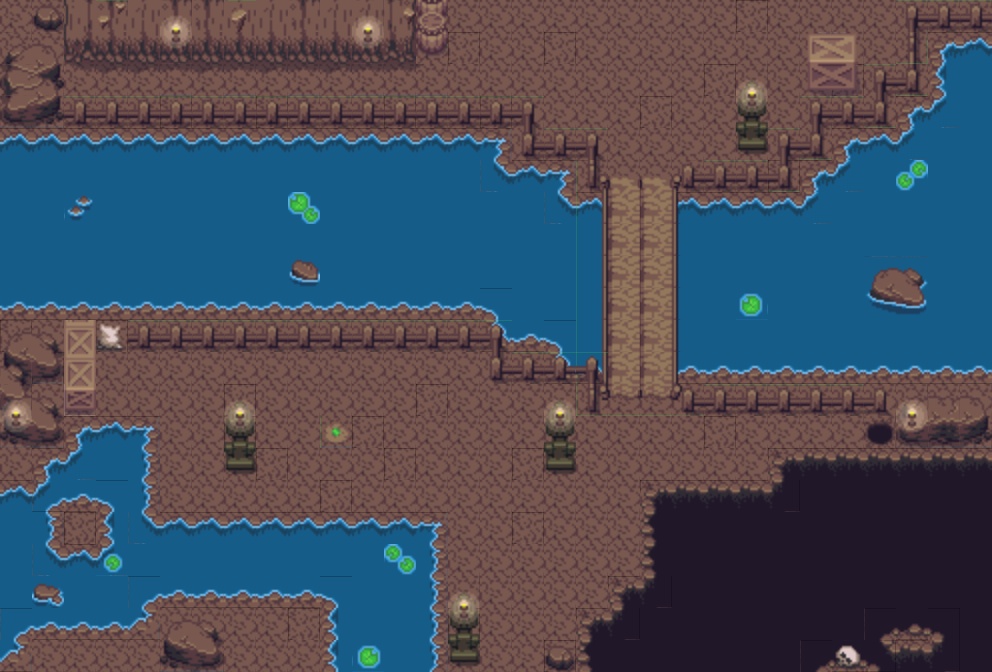

This game map was drawn from its Tiled (.tmx) file and the tilesets committed beside it. A one-line description and the full map source follow:
An orthogonal 31x21 tile map with 32x32 px tiles, 3 tile layers (ground_layer1, ground_layer2, ground_layer3), 2 tilesets.

<map version="1.10" tiledversion="1.11.2" orientation="orthogonal" renderorder="right-down" width="31" height="21" tilewidth="32" tileheight="32" infinite="0" nextlayerid="4" nextobjectid="1">
 <tileset firstgid="1" source="../tsx/converted-cave.tsx" />
 <tileset firstgid="1001" source="../tsx/converted-Overworld.tsx" />
 <layer id="1" name="ground_layer1" width="31" height="21">
  <data encoding="csv">
1,1,1,1,1,1,1,1,1,1,1,1,1,1,1,1,1,1,1,1,1,1,1,128,1,1,1,1,1,1,1,
1,1,1,1,1,1,1,1,1,1,1,1,1,1,128,1,1,128,1,1,1,1,1,1,1,1,1,1,1,281,282,
1,1,1,1,1,1,1,1,1,1,1,1,1,1,1,1,1,1,1,1,1,1,128,1,1,1,128,1,1,321,322,
1,1,1,1,1,128,1,1,128,1,1,1,128,1,1,128,1,1,1,1,128,1,1,1,1,1,1,1,281,325,322,
282,282,282,282,282,282,282,282,282,282,282,282,282,282,282,283,1,1,1,1,1,1,1,1,1,1,281,282,325,322,322,
322,322,322,322,322,322,322,322,322,322,322,322,322,322,322,324,282,283,1,1,1,1,1,1,128,281,325,322,322,322,322,
322,322,322,322,322,322,322,322,322,322,322,322,322,322,322,322,322,324,282,282,282,282,282,282,282,325,322,322,322,322,322,
322,322,322,322,322,322,322,322,322,322,322,322,322,322,322,322,322,322,322,322,322,322,322,322,322,322,322,322,322,322,322,
322,322,322,322,322,322,322,322,322,322,322,322,322,322,322,322,322,322,322,322,322,322,322,322,322,322,322,322,322,322,322,
362,362,362,362,362,362,362,362,362,362,362,362,362,362,362,285,322,322,322,322,322,322,322,322,322,322,322,322,322,322,322,
128,1,1,128,1,1,1,1,1,1,1,1,1,1,1,361,362,285,322,322,322,322,322,322,322,322,322,322,322,322,322,
1,128,1,1,1,1,1,1,1,1,1,1,1,1,1,1,1,361,362,362,362,362,362,362,362,362,362,362,362,362,362,
1,1,1,1,1,1,1,128,1,1,1,1,1,128,1,1,1,1,1,1,1,1,1,1,1,1,1,1,1,1,1,
1,1,281,282,283,1,1,128,1,1,1,128,1,1,1,1,1,1,1,1,1,1,128,1,1,1,1,1,1,1,1,
1,281,325,322,323,1,1,1,128,1,1,1,128,1,1,1,128,1,1,1,1,1,1,1,172,173,173,173,173,173,173,
282,364,362,285,323,1,1,1,1,1,128,1,1,1,1,1,1,1,1,1,172,173,173,173,216,213,213,213,213,213,213,
322,323,128,321,324,282,282,282,282,282,282,282,282,283,1,1,128,1,1,1,212,213,213,213,213,213,213,213,213,213,213,
322,324,282,325,322,322,322,322,322,322,322,322,322,323,1,1,1,1,1,1,212,213,213,213,213,213,213,213,213,213,213,
322,322,322,322,284,362,362,362,362,362,285,322,322,323,1,1,1,1,1,172,216,213,213,213,213,213,213,213,213,213,213,
284,362,362,362,363,1,1,1,1,128,321,322,322,323,128,1,1,1,172,216,213,213,213,213,213,213,213,175,253,176,213,
363,1,1,1,1,1,1,1,1,1,321,322,322,323,1,1,1,128,212,213,213,213,213,213,213,175,253,256,173,216,213
</data>
 </layer>
 <layer id="2" name="ground_layer2" width="31" height="21">
  <data encoding="csv">
0,167,162,123,163,123,123,163,163,123,163,163,164,1035,0,0,0,0,0,0,0,0,0,0,0,0,0,0,0,0,0,
2147483857,2147483856,202,203,203,203,203,203,203,203,203,203,204,1074,0,0,0,0,0,0,0,0,0,0,0,1356,1357,0,0,0,0,
2147483817,2147483816,242,243,243,244,243,244,243,244,243,244,244,245,0,0,0,0,0,0,0,0,0,10,0,1396,1397,0,0,0,0,
2147483897,2147483896,0,0,0,0,0,0,0,0,0,0,0,0,0,0,0,0,0,0,0,0,0,50,0,0,0,0,0,0,0,
0,0,0,0,0,0,0,0,0,0,0,0,0,0,0,0,0,0,0,0,0,0,0,90,0,0,0,0,0,0,0,
0,0,0,0,0,0,0,0,0,0,0,0,0,0,0,0,0,0,1246,1247,1247,1248,0,0,0,0,0,0,1005,0,0,
0,0,371,0,0,0,0,0,0,1006,0,0,0,0,0,0,0,0,1286,1287,1287,1288,0,0,0,0,0,0,0,0,0,
0,0,0,0,0,0,0,0,0,0,0,0,0,0,0,0,0,0,1286,1287,1287,1288,0,0,0,0,0,0,0,0,0,
0,0,0,0,0,0,0,0,0,368,0,0,0,0,0,0,0,0,1286,1287,1287,1288,0,0,0,0,0,290,291,0,0,
0,0,0,0,0,0,0,0,0,0,0,0,0,0,0,0,0,0,1286,1287,1287,1288,0,1004,0,0,0,330,331,0,0,
208,209,1032,1033,0,0,0,0,0,0,0,0,0,0,0,0,0,0,1286,1287,1287,1288,0,0,0,0,0,0,0,0,0,
210,249,1032,0,0,0,0,0,0,0,0,0,0,0,0,0,0,0,1286,1287,1287,1288,0,0,0,0,0,0,0,0,0,
250,209,1071,0,0,0,0,10,0,0,0,0,0,0,0,0,0,10,1326,1327,1327,1328,0,0,0,0,0,0,2147483857,2147483855,2147483856,
248,249,0,0,0,0,0,50,0,0,1002,0,0,0,0,0,0,50,0,0,0,0,0,0,0,0,0,161,2147483897,2147483895,2147483896,
0,0,0,0,0,0,0,90,0,0,0,0,0,0,0,0,0,90,0,0,0,0,0,0,0,0,0,0,0,0,0,
0,0,0,0,0,0,0,0,0,0,0,0,0,0,0,0,0,0,0,0,0,0,0,0,0,0,0,0,0,0,0,
0,0,0,0,0,0,0,0,0,0,0,0,0,0,0,0,0,0,0,0,0,0,0,0,0,0,0,0,0,0,0,
0,0,0,1003,0,0,0,0,0,0,0,0,2147484653,0,0,0,0,0,0,0,0,0,0,0,0,0,0,0,0,0,0,
0,370,0,0,0,0,0,0,0,0,0,0,0,0,10,0,0,0,0,0,0,0,0,0,0,0,0,0,0,0,0,
0,0,0,0,0,208,209,0,0,0,0,0,0,0,50,0,0,0,0,0,0,0,0,0,0,0,0,0,0,0,0,
0,0,0,0,0,248,249,0,0,0,0,2147484652,0,0,90,0,0,167,0,0,0,0,0,0,0,0,1148,0,0,0,0
</data>
 </layer>
 <layer id="3" name="ground_layer3" width="31" height="21">
  <data encoding="csv">
0,0,0,1482,0,201,0,1481,0,0,0,201,1521,0,0,0,0,0,0,0,0,0,0,0,0,0,0,0,1683,1685,1685,
0,0,0,0,0,241,0,0,0,0,0,241,0,0,0,0,0,0,0,0,0,0,0,0,0,0,0,0,1725,0,0,
0,0,0,0,0,0,0,0,0,0,0,0,0,0,0,0,0,0,0,0,0,0,0,201,0,0,0,1683,1724,0,0,
0,0,1685,1685,1685,1685,1685,1685,1685,1685,1685,1685,1685,1685,1685,1685,1684,0,0,0,0,0,0,241,0,1683,1685,1724,0,0,0,
0,0,0,0,0,0,0,0,0,0,0,0,0,0,0,0,1723,1685,1684,0,0,0,0,0,1683,1724,0,0,0,0,0,
0,0,0,0,0,0,0,0,0,0,0,0,0,0,0,0,0,0,1721,0,0,1761,1685,1685,1724,0,0,0,0,0,0,
0,0,0,0,0,0,0,0,0,0,0,0,0,0,0,0,0,0,0,0,0,0,0,0,0,0,0,0,0,0,0,
0,0,0,0,0,0,0,0,0,0,0,0,0,0,0,0,0,0,0,0,0,0,0,0,0,0,0,0,0,0,0,
0,0,0,0,0,0,0,0,0,0,0,0,0,0,0,0,0,0,0,0,0,0,0,0,0,0,0,0,0,0,0,
0,0,0,0,0,0,0,0,0,0,0,0,0,0,0,0,0,0,0,0,0,0,0,0,0,0,0,0,0,0,0,
0,0,0,0,1685,1685,1685,1685,1685,1685,1685,1685,1685,1685,1685,1684,0,0,0,0,0,0,0,0,0,0,0,0,0,0,0,
0,0,0,0,0,0,0,0,0,0,0,0,0,0,0,1723,1685,1685,1684,0,0,0,0,0,0,0,0,0,0,0,0,
201,0,0,0,0,0,0,201,0,0,0,0,0,0,0,0,0,201,1721,0,0,1761,1685,1685,1685,1685,1685,1762,201,0,0,
241,0,0,0,0,0,0,241,0,0,0,0,0,0,0,0,0,241,0,0,0,0,0,0,0,0,0,0,241,0,0,
0,0,0,0,0,0,0,0,0,0,0,0,0,0,0,0,0,0,0,0,0,0,0,0,0,0,0,0,0,0,0,
0,0,0,0,0,0,0,0,0,0,0,0,0,0,0,0,0,0,0,0,0,0,0,0,0,0,0,0,0,0,0,
0,0,0,0,0,0,0,0,0,0,0,0,0,0,0,0,0,0,0,0,0,0,0,0,0,0,0,0,0,0,0,
0,0,0,0,0,0,0,0,0,0,0,0,0,0,0,0,0,0,0,0,0,0,0,0,0,0,0,0,0,0,0,
0,0,0,0,0,0,0,0,0,0,0,0,0,0,201,0,0,0,0,0,0,0,0,0,0,0,0,0,0,0,0,
0,0,0,0,0,0,0,0,0,0,0,0,0,0,241,0,0,0,0,0,0,0,0,0,0,0,0,0,0,0,0,
0,0,0,0,0,0,0,0,0,0,0,0,0,0,0,0,0,0,0,0,0,0,0,0,0,0,0,0,0,0,0
</data>
 </layer>
</map>
